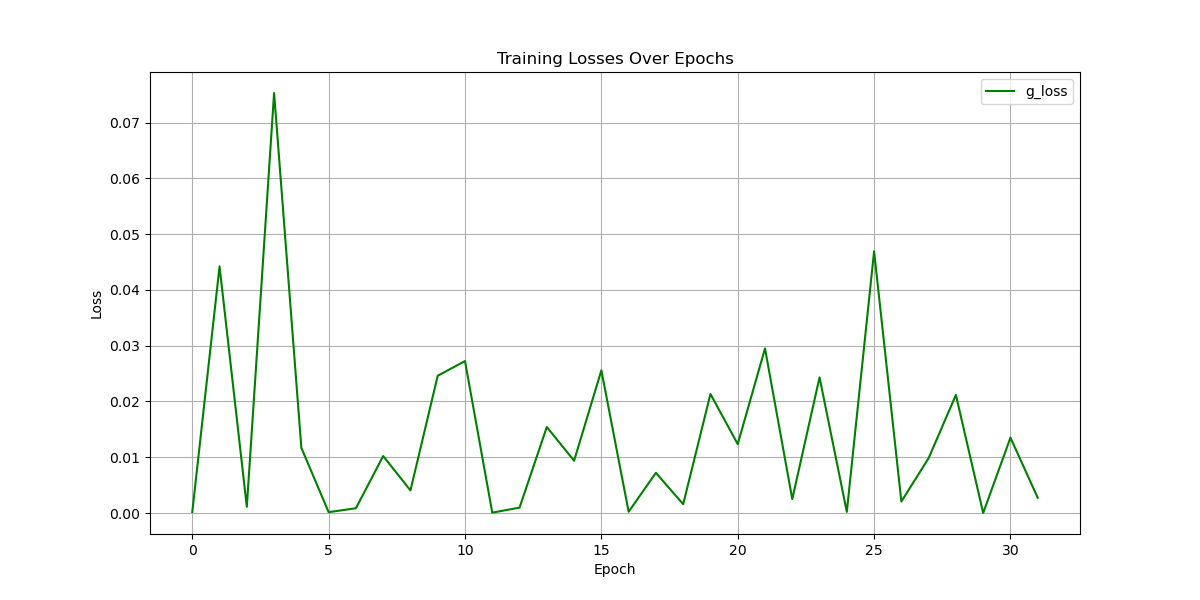

Recreate this plot in Python.
import numpy as np
import pandas as pd
import random
import torch
import torch.nn as nn
import torch.optim as optim
import torch.optim.lr_scheduler as lr_scheduler
import torch.nn.init as init
from sklearn.metrics import accuracy_score, roc_auc_score, balanced_accuracy_score, f1_score
from sklearn.model_selection import train_test_split
import torch.nn.functional as F
import optuna
import matplotlib.pyplot as plt
import json

def set_seed(seed):
    """Set seed for reproducibility."""
    np.random.seed(seed)
    torch.manual_seed(seed)
    torch.cuda.manual_seed_all(seed)  # if using GPU
    random.seed(seed)
    torch.backends.cudnn.deterministic = True
    torch.backends.cudnn.benchmark = False


def clr_transformation(X):
    """Perform CLR (Centered Log-Ratio) transformation on the data."""
    geometric_mean = np.exp(np.mean(np.log(X), axis=1))
    return np.log(X / geometric_mean[:, np.newaxis])


def load_and_transform_data(file_path):
    """Load data from CSV, apply CLR transformation, and return transformed DataFrame with 'loaded_uid'."""
    data = pd.read_csv(file_path)
    loaded_uid = data['loaded_uid']
    X = data.drop(columns=['loaded_uid']).values
    X += 1e-6  # Adding a small pseudocount to avoid log(0)
    X_clr = clr_transformation(X)
    X_clr_df = pd.DataFrame(X_clr, columns=data.columns[1:])
    X_clr_df['loaded_uid'] = loaded_uid
    return X_clr_df[['loaded_uid'] + list(X_clr_df.columns[:-1])]


def preprocess_metadata(metadata):
    """Converts categorical metadata into numeric and one-hot encoded features."""
    disease_dict = {'D006262': 0, 'D003093': 1}
    metadata['disease_numeric'] = metadata['disease'].map(disease_dict)
    return metadata


def create_batch(relative_abundance, metadata, batch_size, is_test=False):
    """Creates a batch of data by sampling from the metadata and relative abundance data."""
    metadata = preprocess_metadata(metadata)
    proportions = metadata['disease'].value_counts(normalize=True)
    num_samples_per_group = (proportions * batch_size).round().astype(int)

    # Sample metadata
    metadata_feature_batch = metadata.groupby('disease').apply(
        lambda x: x.sample(n=num_samples_per_group[x.name])
    ).reset_index(drop=True)

    # Sample relative abundance
    training_feature_batch = relative_abundance[relative_abundance['loaded_uid'].isin(metadata_feature_batch['uid'])]
    training_feature_batch = training_feature_batch.set_index('loaded_uid').reindex(metadata_feature_batch['uid']).reset_index()
    training_feature_batch.rename(columns={'loaded_uid': 'uid'}, inplace=True)
    training_feature_batch = training_feature_batch.drop(columns=['uid'])

    # Convert to tensors
    training_feature_batch = torch.tensor(training_feature_batch.values, dtype=torch.float32)
    metadata_batch_disease = torch.tensor(metadata_feature_batch['disease_numeric'].values, dtype=torch.float32)

    if is_test:
        return training_feature_batch, metadata_batch_disease

    # Control batch
    ctrl_metadata = metadata[metadata['disease'] == 'D006262']
    run_ids = ctrl_metadata['uid']
    ctrl_relative_abundance = relative_abundance[relative_abundance['loaded_uid'].isin(run_ids)]

    ctrl_idx = np.random.permutation(ctrl_metadata.index)[:batch_size]
    training_feature_ctrl_batch = ctrl_relative_abundance.loc[ctrl_idx].rename(columns={'loaded_uid': 'uid'}).drop(columns=['uid'])
    metadata_ctrl_batch = ctrl_metadata.loc[ctrl_idx]

    training_feature_ctrl_batch = torch.tensor(training_feature_ctrl_batch.values, dtype=torch.float32)
    metadata_ctrl_batch_age = torch.tensor(metadata_ctrl_batch['host_age_zscore'].values, dtype=torch.float32)

    return (training_feature_ctrl_batch, metadata_ctrl_batch_age, 
            training_feature_batch, metadata_batch_disease)



def correlation_coefficient_loss(y_true, y_pred):
   
    mean_x = torch.mean(y_true)
    mean_y = torch.mean(y_pred)
    covariance = torch.mean((y_true - mean_x) * (y_pred - mean_y))
    std_x = torch.std(y_true)
    std_y = torch.std(y_pred)
    eps = 1e-5
    return (covariance / (std_x * std_y)+eps)**2



# def correlation_coefficient_loss(y_true, y_pred):
#     x = y_true
#     y = y_pred
#     mx = torch.mean(x)
#     my = torch.mean(y)
#     xm = x - mx
#     ym = y - my
#     r_num = torch.sum(xm * ym)
#     r_den = torch.sqrt(torch.sum(xm ** 2) * torch.sum(ym ** 2))
#     r = r_num / r_den

#     # Clamp the correlation coefficient between -1 and 1
#     r = torch.clamp(r, -1.0, 1.0)
        
#     return r ** 2


def inv_correlation_coefficient_loss(y_true, y_pred):
   
    mean_x = torch.mean(y_true)
    mean_y = torch.mean(y_pred)
    covariance = torch.mean((y_true - mean_x) * (y_pred - mean_y))
    std_x = torch.std(y_true)
    std_y = torch.std(y_pred)
    eps = 1e-5
    return 1- (covariance / (std_x * std_y)+eps)**2



# def inv_correlation_coefficient_loss(y_true, y_pred):
#         x = y_true
#         y = y_pred
#         mx = torch.mean(x)
#         my = torch.mean(y)
#         xm = x - mx
#         ym = y - my
#         r_num = torch.sum(xm * ym)
#         r_den = torch.sqrt(torch.sum(xm ** 2) * torch.sum(ym ** 2))
#         r = r_num / r_den

#         # Clamp the correlation coefficient between -1 and 1
#         r = torch.clamp(r, -1.0, 1.0)
        
#         return 1 - r ** 2


class GAN(nn.Module):
    def __init__(self, input_dim, latent_dim=128, lr_r=0.01, lr_g=0.01, lr_c=0.01):
        """Initializes the GAN with an encoder, age regressor, and disease classifier."""
        super(GAN, self).__init__()

        self.encoder = nn.Sequential(
            nn.Linear(input_dim, 1024),
            nn.BatchNorm1d(1024),
            nn.ReLU(),
            nn.Linear(1024, 512),
            nn.BatchNorm1d(512),
            nn.ReLU(),
            nn.Linear(512, 256),
            nn.BatchNorm1d(256),
            nn.ReLU(),
            nn.Linear(256, latent_dim),
            nn.BatchNorm1d(latent_dim),
            nn.ReLU()
        )
        self.age_regressor = nn.Sequential(
            nn.Linear(latent_dim, 64),
            nn.BatchNorm1d(64),
            nn.Tanh(),
            nn.Linear(64, 32),
            nn.BatchNorm1d(32),
            nn.Tanh(),
            nn.Linear(32, 16),
            nn.BatchNorm1d(16),
            nn.Tanh(),
            nn.Linear(16, 1),
            # nn.Softplus()
            # nn.ReLU()
        )
        self.age_regression_loss = nn.MSELoss()

        self.disease_classifier = nn.Sequential(
            nn.Linear(latent_dim, 64),
            nn.BatchNorm1d(64),
            nn.ReLU(),
            nn.Linear(64, 32),
            nn.BatchNorm1d(32),
            nn.ReLU(),
            nn.Linear(32, 16),
            nn.BatchNorm1d(16),
            nn.ReLU(),
            nn.Linear(16, 1),
            # nn.Sigmoid()
        )
        self.disease_classifier_loss = nn.BCEWithLogitsLoss()

        # Optimizers
        self.optimizer = optim.Adam(
            list(self.encoder.parameters()) + list(self.disease_classifier.parameters()), lr_c
        )
        self.optimizer_distiller = optim.Adam(self.encoder.parameters(), lr_g)
        self.optimizer_regression_age = optim.Adam(self.age_regressor.parameters(), lr_r)

        # Schedulers
        self.scheduler = lr_scheduler.ReduceLROnPlateau(self.optimizer, mode='max', factor=0.5, patience=5)
        self.scheduler_distiller = lr_scheduler.ReduceLROnPlateau(self.optimizer_distiller, mode='min', factor=0.5, patience=5)
        self.scheduler_regression_age = lr_scheduler.ReduceLROnPlateau(self.optimizer_regression_age, mode='min', factor=0.5, patience=5)

    def initialize_weights(self):
        """Initialize weights using Kaiming initialization for layers with ReLU."""
        for m in self.modules():
            if isinstance(m, nn.Linear):
                init.kaiming_normal_(m.weight, nonlinearity='relu')
                if m.bias is not None:
                    init.zeros_(m.bias)
            elif isinstance(m, nn.BatchNorm1d):
                init.ones_(m.weight)
                init.zeros_(m.bias)

    def train(self, epochs, relative_abundance, metadata, batch_size=64):
        best_acc = 0
        early_stop_step = 10
        early_stop_patience = 0
        
        X_clr_df_train, X_clr_df_val, train_metadata, val_metadata = train_test_split(relative_abundance, metadata, test_size=0.2, random_state=42)
        
        # Lists to store losses
        r_losses = []
        g_losses = []
        c_losses = []
        for epoch in range(epochs):
            # Create batches
            training_feature_ctrl_batch, metadata_ctrl_batch_age, training_feature_batch, metadata_batch_disease = create_batch(
                X_clr_df_train, train_metadata, batch_size
            )
            
            # Train age regressor
            self.optimizer_regression_age.zero_grad()
            for param in self.encoder.parameters():
                param.requires_grad = False
            encoded_feature_ctrl_batch = self.encoder(training_feature_ctrl_batch)
            age_prediction = self.age_regressor(encoded_feature_ctrl_batch)
            print(metadata_ctrl_batch_age.view(-1,1))
            r_loss = inv_correlation_coefficient_loss(metadata_ctrl_batch_age.view(-1,1), age_prediction)
            r_loss.backward()
            
            self.optimizer_regression_age.step()
            
            for param in self.encoder.parameters():
                param.requires_grad = True

            # Train distiller
            self.optimizer_distiller.zero_grad()
            for param in self.age_regressor.parameters():
                param.requires_grad = False
            encoder_features = self.encoder(training_feature_ctrl_batch)
            
            predicted_age = self.age_regressor(encoder_features)
            g_loss = correlation_coefficient_loss(metadata_ctrl_batch_age.view(-1,1), predicted_age)
            g_loss.backward()

            initial_params_dist = {name: param.clone() for name, param in self.encoder.named_parameters()}
            self.optimizer_distiller.step()

            for name, param in self.encoder.named_parameters():
                if not torch.equal(initial_params_dist[name], param):
                    print(f"Parameter {name} updated")
                else:
                    print(f"Parameter {name} did not update")

            for param in self.age_regressor.parameters():
                param.requires_grad = True

            # Train encoder & classifier
            self.optimizer.zero_grad()
            encoded_feature_batch = self.encoder(training_feature_batch)
            prediction_scores = self.disease_classifier(encoded_feature_batch)
            c_loss = self.disease_classifier_loss(prediction_scores, metadata_batch_disease.view(-1, 1))
            c_loss.backward()
            pred_tag = [1 if p > 0.5 else 0 for p in prediction_scores]
            disease_acc = balanced_accuracy_score(metadata_batch_disease.view(-1, 1), pred_tag)
            self.optimizer.step()
            self.scheduler.step(disease_acc)

            # Store the losses
            r_losses.append(r_loss.item())
            g_losses.append(g_loss.item())
            c_losses.append(c_loss.item())

            if disease_acc > best_acc:
                best_acc = disease_acc
                early_stop_patience = 0
            else:
                early_stop_patience += 1
            if early_stop_patience == early_stop_step:
                break

            print(f"Epoch {epoch + 1}/{epochs}, r_loss: {r_loss.item()}, g_los: {g_loss.item()}, c_loss: {c_loss.item()}, disease_acc: {disease_acc}")

            eval_accuracy, eval_auc = self.evaluate(relative_abundance=X_clr_df_val, metadata=val_metadata, batch_size=val_metadata.shape[0], t='eval')
            _, _ =self.evaluate(relative_abundance=X_clr_df_train, metadata=train_metadata, batch_size=train_metadata.shape[0], t='train')

        self.plot_losses(r_losses, g_losses, c_losses)

        return eval_accuracy, eval_auc


    def plot_losses(self, r_losses, g_losses, c_losses):
        """Plots r_loss, g_loss, and c_loss over epochs."""
        plt.figure(figsize=(12, 6))
        plt.plot(g_losses, label='g_loss', color='g')
        print(g_losses)
        plt.xlabel('Epoch')
        plt.ylabel('Loss')
        plt.title('Training Losses Over Epochs')
        plt.legend()
        plt.grid(True)
        plt.savefig('plots/confounder_free_age_gloss.png')

        plt.figure(figsize=(12, 6))
        plt.plot(r_losses, label='r_loss', color='r')
        plt.xlabel('Epoch')
        plt.ylabel('Loss')
        plt.title('Training Losses Over Epochs')
        plt.legend()
        plt.grid(True)
        plt.savefig('plots/confounder_free_age_rloss.png')

        plt.figure(figsize=(12, 6))
        plt.plot(c_losses, label='c_loss', color='b')
        plt.xlabel('Epoch')
        plt.ylabel('Loss')
        plt.title('Training Losses Over Epochs')
        plt.legend()
        plt.grid(True)
        plt.savefig('plots/confounder_free_age_closs.png')

    def evaluate(self, relative_abundance, metadata, batch_size, t):
        """Evaluates the trained GAN model on test data."""
        # Create batches
        feature_batch, metadata_batch_disease = create_batch(relative_abundance, metadata, batch_size, True)

        # Get encoded features
        encoded_feature_batch = self.encoder(feature_batch)

        # Get prediction scores (probabilities)
        prediction_scores = self.disease_classifier(encoded_feature_batch)

        # Convert probabilities to predicted classes
        pred_tag = [1 if p > 0.5 else 0 for p in prediction_scores]

        # Calculate accuracy
        disease_acc = balanced_accuracy_score(metadata_batch_disease.view(-1, 1), pred_tag)

        # Calculate classifier loss
        c_loss = self.disease_classifier_loss(prediction_scores, metadata_batch_disease.view(-1, 1))

        # Calculate AUC
        if len(np.unique(metadata_batch_disease)) > 1:
            auc = roc_auc_score(metadata_batch_disease.view(-1, 1), prediction_scores.detach().numpy())
            print(f"{t} result --> Accuracy: {disease_acc}, Loss: {c_loss.item()}, AUC: {auc}")
        else:
            auc = None
            print("Cannot compute ROC AUC as only one class is present.")

        # Calculate F1 score
        f1 = f1_score(metadata_batch_disease.view(-1, 1), pred_tag)
        
        # Print results
        print(f"{t} result --> Accuracy: {disease_acc}, Loss: {c_loss.item()}, AUC: {auc}, F1: {f1}")
        return  disease_acc, auc

if __name__ == "__main__":
    set_seed(42)

    # Load and transform training data
    file_path = 'GMrepo_data/UC_relative_abundance_metagenomics_train.csv'
    metadata_file_path = 'GMrepo_data/UC_metadata_metagenomics_train.csv'
    X_clr_df = load_and_transform_data(file_path)
    metadata = pd.read_csv(metadata_file_path)

    # X_clr_df_train, X_clr_df_val, train_metadata, val_metadata = train_test_split(X_clr_df, metadata, test_size=0.2, random_state=42)

    # Initialize and train GAN
    gan = GAN(input_dim=X_clr_df.shape[1] - 1)
    gan.initialize_weights()
    gan.train(epochs=150, relative_abundance=X_clr_df, metadata=metadata, batch_size=64)

    # Load and transform test data
    test_file_path = 'GMrepo_data/UC_relative_abundance_metagenomics_test.csv'
    test_metadata_file_path = 'GMrepo_data/UC_metadata_metagenomics_test.csv'
    X_clr_df_test = load_and_transform_data(test_file_path)
    test_metadata = pd.read_csv(test_metadata_file_path)

    # Evaluate GAN on test data
    gan.evaluate(relative_abundance=X_clr_df_test, metadata=test_metadata, batch_size=test_metadata.shape[0], t = 'test')


# def objective(trial):
#     # Define hyperparameters to be optimized
#     # latent_dim = trial.suggest_categorical('latent_dim', [64, 128, 256])

#     lr_r = trial.suggest_categorical('lr_r', [1e-4, 5e-4, 1e-3, 5e-3, 1e-2, 5e-2])
#     lr_g = trial.suggest_categorical('lr_g', [1e-4, 5e-4, 1e-3, 5e-3, 1e-2, 5e-2])
#     lr_c = trial.suggest_categorical('lr_c', [1e-4, 5e-4, 1e-3, 5e-3, 1e-2, 5e-2])


    
#     # Initialize the model with the suggested parameters
#     gan = GAN(input_dim=X_clr_df.shape[1] - 1, latent_dim=128, lr_r=lr_r, lr_g=lr_g, lr_c=lr_c )
#     gan.initialize_weights()
    
#     # Train the model
#     eval_accuracy, eval_auc = gan.train(epochs=1500, relative_abundance=X_clr_df, metadata=metadata, batch_size=64)
    
#     # Objective to minimize (negative AUC for maximization)
#     return eval_auc

# if __name__ == "__main__":
#     set_seed(42)

#     # Load and transform training data
#     file_path = 'GMrepo_data/UC_relative_abundance_metagenomics_train.csv'
#     metadata_file_path = 'GMrepo_data/UC_metadata_metagenomics_train.csv'
#     X_clr_df = load_and_transform_data(file_path)
#     metadata = pd.read_csv(metadata_file_path)

#     # Create an Optuna study and optimize it
#     study = optuna.create_study(direction='maximize')
#     study.optimize(objective, n_trials=50)

#     # Save the best trial to a file
#     best_trial = study.best_trial
#     with open("best_trial.json", "w") as f:
#         json.dump(best_trial.params, f, indent=4)

#     print(f"Best trial saved: {best_trial.params}")



   